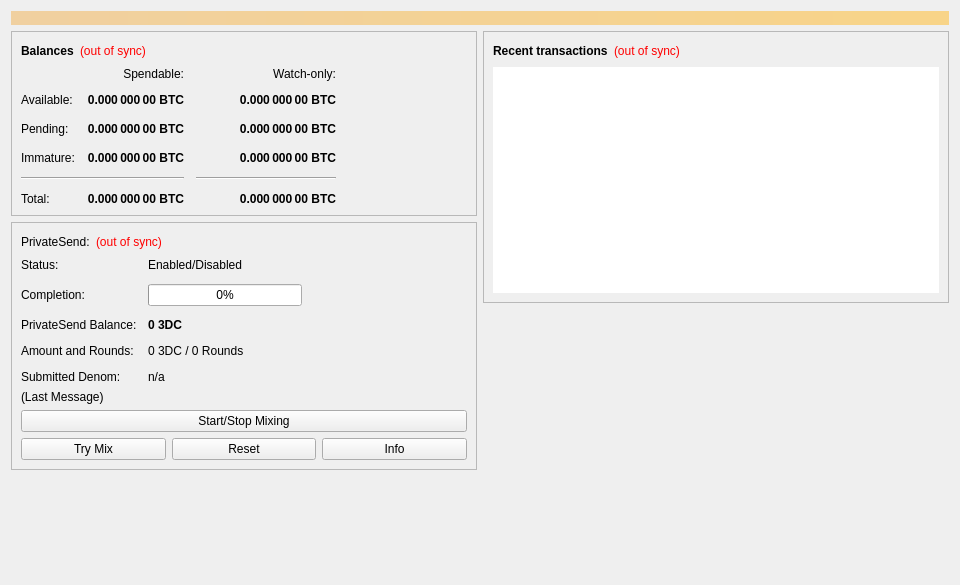
<?xml version="1.0" encoding="UTF-8"?>
<ui version="4.0">
 <class>OverviewPage</class>
 <widget class="QWidget" name="OverviewPage">
  <property name="geometry">
   <rect>
    <x>0</x>
    <y>0</y>
    <width>960</width>
    <height>585</height>
   </rect>
  </property>
  <property name="minimumSize">
   <size>
    <width>960</width>
    <height>0</height>
   </size>
  </property>
  <property name="windowTitle">
   <string>Form</string>
  </property>
  <layout class="QVBoxLayout" name="topLayout">
   <item>
    <widget class="QLabel" name="labelAlerts">
     <property name="visible">
      <bool>false</bool>
     </property>
     <property name="styleSheet">
      <string notr="true">background-color: qlineargradient(x1: 0, y1: 0, x2: 1, y2: 0, stop:0 #F0D0A0, stop:1 #F8D488); color:#000000;</string>
     </property>
     <property name="wordWrap">
      <bool>true</bool>
     </property>
     <property name="margin">
      <number>3</number>
     </property>
    </widget>
   </item>
   <item>
    <layout class="QHBoxLayout" name="horizontalLayout" stretch="1,1">
     <item>
      <layout class="QVBoxLayout" name="verticalLayout_2">
       <item>
        <widget class="QFrame" name="frame">
         <property name="frameShape">
          <enum>QFrame::StyledPanel</enum>
         </property>
         <property name="frameShadow">
          <enum>QFrame::Raised</enum>
         </property>
         <layout class="QVBoxLayout" name="verticalLayout_4">
          <item>
           <layout class="QHBoxLayout" name="horizontalLayout_4">
            <item>
             <widget class="QLabel" name="label_5">
              <property name="font">
               <font>
                <weight>75</weight>
                <bold>true</bold>
               </font>
              </property>
              <property name="text">
               <string>Balances</string>
              </property>
             </widget>
            </item>
            <item>
             <widget class="QLabel" name="labelWalletStatus">
              <property name="toolTip">
               <string>The displayed information may be out of date. Your wallet automatically synchronizes with the 3DCoin network after a connection is established, but this process has not completed yet.</string>
              </property>
              <property name="styleSheet">
               <string notr="true">QLabel { color: red; }</string>
              </property>
              <property name="text">
               <string notr="true">(out of sync)</string>
              </property>
              <property name="alignment">
               <set>Qt::AlignLeading|Qt::AlignLeft|Qt::AlignVCenter</set>
              </property>
             </widget>
            </item>
            <item>
             <spacer name="horizontalSpacer_3">
              <property name="orientation">
               <enum>Qt::Horizontal</enum>
              </property>
              <property name="sizeHint" stdset="0">
               <size>
                <width>40</width>
                <height>20</height>
               </size>
              </property>
             </spacer>
            </item>
           </layout>
          </item>
          <item>
           <layout class="QGridLayout" name="gridLayout">
            <property name="spacing">
             <number>12</number>
            </property>
            <item row="2" column="2">
             <widget class="QLabel" name="labelWatchPending">
              <property name="font">
               <font>
                <weight>75</weight>
                <bold>true</bold>
               </font>
              </property>
              <property name="cursor">
               <cursorShape>IBeamCursor</cursorShape>
              </property>
              <property name="toolTip">
               <string>Unconfirmed transactions to watch-only addresses</string>
              </property>
              <property name="text">
               <string notr="true">0.000 000 00 BTC</string>
              </property>
              <property name="alignment">
               <set>Qt::AlignRight|Qt::AlignTrailing|Qt::AlignVCenter</set>
              </property>
              <property name="textInteractionFlags">
               <set>Qt::LinksAccessibleByMouse|Qt::TextSelectableByKeyboard|Qt::TextSelectableByMouse</set>
              </property>
             </widget>
            </item>
            <item row="2" column="1">
             <widget class="QLabel" name="labelUnconfirmed">
              <property name="font">
               <font>
                <weight>75</weight>
                <bold>true</bold>
               </font>
              </property>
              <property name="cursor">
               <cursorShape>IBeamCursor</cursorShape>
              </property>
              <property name="toolTip">
               <string>Total of transactions that have yet to be confirmed, and do not yet count toward the spendable balance</string>
              </property>
              <property name="text">
               <string notr="true">0.000 000 00 BTC</string>
              </property>
              <property name="alignment">
               <set>Qt::AlignRight|Qt::AlignTrailing|Qt::AlignVCenter</set>
              </property>
              <property name="textInteractionFlags">
               <set>Qt::LinksAccessibleByMouse|Qt::TextSelectableByKeyboard|Qt::TextSelectableByMouse</set>
              </property>
             </widget>
            </item>
            <item row="3" column="2">
             <widget class="QLabel" name="labelWatchImmature">
              <property name="font">
               <font>
                <weight>75</weight>
                <bold>true</bold>
               </font>
              </property>
              <property name="cursor">
               <cursorShape>IBeamCursor</cursorShape>
              </property>
              <property name="toolTip">
               <string>Mined balance in watch-only addresses that has not yet matured</string>
              </property>
              <property name="text">
               <string notr="true">0.000 000 00 BTC</string>
              </property>
              <property name="alignment">
               <set>Qt::AlignRight|Qt::AlignTrailing|Qt::AlignVCenter</set>
              </property>
              <property name="textInteractionFlags">
               <set>Qt::LinksAccessibleByMouse|Qt::TextSelectableByKeyboard|Qt::TextSelectableByMouse</set>
              </property>
             </widget>
            </item>
            <item row="4" column="0" colspan="2">
             <widget class="Line" name="lineSpendableBalance">
              <property name="orientation">
               <enum>Qt::Horizontal</enum>
              </property>
             </widget>
            </item>
            <item row="4" column="2">
             <widget class="Line" name="lineWatchBalance">
              <property name="sizePolicy">
               <sizepolicy hsizetype="Preferred" vsizetype="Fixed">
                <horstretch>0</horstretch>
                <verstretch>0</verstretch>
               </sizepolicy>
              </property>
              <property name="minimumSize">
               <size>
                <width>140</width>
                <height>0</height>
               </size>
              </property>
              <property name="orientation">
               <enum>Qt::Horizontal</enum>
              </property>
             </widget>
            </item>
            <item row="5" column="0">
             <widget class="QLabel" name="labelTotalText">
              <property name="text">
               <string>Total:</string>
              </property>
             </widget>
            </item>
            <item row="3" column="1">
             <widget class="QLabel" name="labelImmature">
              <property name="font">
               <font>
                <weight>75</weight>
                <bold>true</bold>
               </font>
              </property>
              <property name="cursor">
               <cursorShape>IBeamCursor</cursorShape>
              </property>
              <property name="toolTip">
               <string>Mined balance that has not yet matured</string>
              </property>
              <property name="text">
               <string notr="true">0.000 000 00 BTC</string>
              </property>
              <property name="alignment">
               <set>Qt::AlignRight|Qt::AlignTrailing|Qt::AlignVCenter</set>
              </property>
              <property name="textInteractionFlags">
               <set>Qt::LinksAccessibleByMouse|Qt::TextSelectableByKeyboard|Qt::TextSelectableByMouse</set>
              </property>
             </widget>
            </item>
            <item row="2" column="3">
             <spacer name="horizontalSpacer_2">
              <property name="orientation">
               <enum>Qt::Horizontal</enum>
              </property>
              <property name="sizeHint" stdset="0">
               <size>
                <width>40</width>
                <height>20</height>
               </size>
              </property>
             </spacer>
            </item>
            <item row="3" column="0">
             <widget class="QLabel" name="labelImmatureText">
              <property name="text">
               <string>Immature:</string>
              </property>
             </widget>
            </item>
            <item row="5" column="1">
             <widget class="QLabel" name="labelTotal">
              <property name="font">
               <font>
                <weight>75</weight>
                <bold>true</bold>
               </font>
              </property>
              <property name="cursor">
               <cursorShape>IBeamCursor</cursorShape>
              </property>
              <property name="toolTip">
               <string>Your current total balance</string>
              </property>
              <property name="text">
               <string notr="true">0.000 000 00 BTC</string>
              </property>
              <property name="alignment">
               <set>Qt::AlignRight|Qt::AlignTrailing|Qt::AlignVCenter</set>
              </property>
              <property name="textInteractionFlags">
               <set>Qt::LinksAccessibleByMouse|Qt::TextSelectableByKeyboard|Qt::TextSelectableByMouse</set>
              </property>
             </widget>
            </item>
            <item row="5" column="2">
             <widget class="QLabel" name="labelWatchTotal">
              <property name="font">
               <font>
                <weight>75</weight>
                <bold>true</bold>
               </font>
              </property>
              <property name="cursor">
               <cursorShape>IBeamCursor</cursorShape>
              </property>
              <property name="toolTip">
               <string>Current total balance in watch-only addresses</string>
              </property>
              <property name="text">
               <string notr="true">0.000 000 00 BTC</string>
              </property>
              <property name="alignment">
               <set>Qt::AlignRight|Qt::AlignTrailing|Qt::AlignVCenter</set>
              </property>
              <property name="textInteractionFlags">
               <set>Qt::LinksAccessibleByMouse|Qt::TextSelectableByKeyboard|Qt::TextSelectableByMouse</set>
              </property>
             </widget>
            </item>
            <item row="0" column="2">
             <widget class="QLabel" name="labelWatchonly">
              <property name="text">
               <string>Watch-only:</string>
              </property>
              <property name="alignment">
               <set>Qt::AlignRight|Qt::AlignTrailing|Qt::AlignVCenter</set>
              </property>
             </widget>
            </item>
            <item row="1" column="0">
             <widget class="QLabel" name="labelBalanceText">
              <property name="text">
               <string>Available:</string>
              </property>
             </widget>
            </item>
            <item row="1" column="1">
             <widget class="QLabel" name="labelBalance">
              <property name="font">
               <font>
                <weight>75</weight>
                <bold>true</bold>
               </font>
              </property>
              <property name="cursor">
               <cursorShape>IBeamCursor</cursorShape>
              </property>
              <property name="toolTip">
               <string>Your current spendable balance</string>
              </property>
              <property name="text">
               <string notr="true">0.000 000 00 BTC</string>
              </property>
              <property name="alignment">
               <set>Qt::AlignRight|Qt::AlignTrailing|Qt::AlignVCenter</set>
              </property>
              <property name="textInteractionFlags">
               <set>Qt::LinksAccessibleByMouse|Qt::TextSelectableByKeyboard|Qt::TextSelectableByMouse</set>
              </property>
             </widget>
            </item>
            <item row="1" column="2">
             <widget class="QLabel" name="labelWatchAvailable">
              <property name="font">
               <font>
                <weight>75</weight>
                <bold>true</bold>
               </font>
              </property>
              <property name="cursor">
               <cursorShape>IBeamCursor</cursorShape>
              </property>
              <property name="toolTip">
               <string>Your current balance in watch-only addresses</string>
              </property>
              <property name="text">
               <string notr="true">0.000 000 00 BTC</string>
              </property>
              <property name="alignment">
               <set>Qt::AlignRight|Qt::AlignTrailing|Qt::AlignVCenter</set>
              </property>
              <property name="textInteractionFlags">
               <set>Qt::LinksAccessibleByMouse|Qt::TextSelectableByKeyboard|Qt::TextSelectableByMouse</set>
              </property>
             </widget>
            </item>
            <item row="2" column="0">
             <widget class="QLabel" name="labelPendingText">
              <property name="text">
               <string>Pending:</string>
              </property>
             </widget>
            </item>
            <item row="0" column="1">
             <widget class="QLabel" name="labelSpendable">
              <property name="text">
               <string>Spendable:</string>
              </property>
              <property name="alignment">
               <set>Qt::AlignRight|Qt::AlignTrailing|Qt::AlignVCenter</set>
              </property>
             </widget>
            </item>
           </layout>
          </item>
         </layout>
        </widget>
       </item>
       <item>
        <widget class="QFrame" name="framePrivateSend">
         <property name="layoutDirection">
          <enum>Qt::LeftToRight</enum>
         </property>
         <property name="frameShape">
          <enum>QFrame::StyledPanel</enum>
         </property>
         <property name="frameShadow">
          <enum>QFrame::Raised</enum>
         </property>
         <layout class="QVBoxLayout" name="VerticalLayout_PS1">
          <item>
           <layout class="QHBoxLayout" name="horizontalLayout_5">
            <item>
             <widget class="QLabel" name="labelPrivateSendHeader">
              <property name="font">
               <font>                
               </font>
              </property>
              <property name="text">
               <string>PrivateSend:</string>
              </property>
             </widget>
            </item>
            <item>
             <widget class="QLabel" name="labelPrivateSendSyncStatus">
              <property name="toolTip">
               <string>The displayed information may be out of date. Your wallet automatically synchronizes with the 3DCoin network after a connection is established, but this process has not completed yet.</string>
              </property>
              <property name="styleSheet">
               <string notr="true">QLabel { color: red; }</string>
              </property>
              <property name="text">
               <string notr="true">(out of sync)</string>
              </property>
              <property name="alignment">
               <set>Qt::AlignLeading|Qt::AlignLeft|Qt::AlignVCenter</set>
              </property>
             </widget>
            </item>
            <item>
             <spacer name="horizontalSpacer_4">
              <property name="orientation">
               <enum>Qt::Horizontal</enum>
              </property>
              <property name="sizeHint" stdset="0">
               <size>
                <width>40</width>
                <height>20</height>
               </size>
              </property>
             </spacer>
            </item>
           </layout>
          </item>
          <item>
           <layout class="QFormLayout" name="privateSendFormLayout">
            <property name="fieldGrowthPolicy">
             <enum>QFormLayout::AllNonFixedFieldsGrow</enum>
            </property>
            <property name="horizontalSpacing">
             <number>11</number>
            </property>
            <property name="verticalSpacing">
             <number>12</number>
            </property>
            <item row="0" column="0">
             <widget class="QLabel" name="labelPrivateSendEnabledText">
              <property name="text">
               <string>Status:</string>
              </property>
             </widget>
            </item>
            <item row="0" column="1">
             <widget class="QLabel" name="labelPrivateSendEnabled">
              <property name="text">
               <string>Enabled/Disabled</string>
              </property>
             </widget>
            </item>
            <item row="1" column="0">
             <widget class="QLabel" name="labelCompletitionText">
              <property name="text">
               <string>Completion:</string>
              </property>
             </widget>
            </item>
            <item row="1" column="1">
             <widget class="QProgressBar" name="privateSendProgress">
              <property name="maximumSize">
               <size>
                <width>154</width>
                <height>16777215</height>
               </size>
              </property>
              <property name="value">
               <number>0</number>
              </property>
             </widget>
            </item>
            <item row="2" column="0">
             <widget class="QLabel" name="labelAnonymizedText">
              <property name="text">
               <string>PrivateSend Balance:</string>
              </property>
             </widget>
            </item>
            <item row="2" column="1">
             <widget class="QLabel" name="labelAnonymized">
              <property name="font">
               <font>
                <weight>75</weight>
                <bold>true</bold>
               </font>
              </property>
              <property name="text">
               <string notr="true">0 3DC</string>
              </property>
             </widget>
            </item>
            <item row="3" column="0">
             <widget class="QLabel" name="labelAmountAndRoundsText">
              <property name="text">
               <string>Amount and Rounds:</string>
              </property>
             </widget>
            </item>
            <item row="3" column="1">
             <widget class="QLabel" name="labelAmountRounds">
              <property name="text">
               <string>0 3DC / 0 Rounds</string>
              </property>
             </widget>
            </item>
            <item row="4" column="0">
             <widget class="QLabel" name="labelSubmittedDenomText">
              <property name="text">
               <string>Submitted Denom:</string>
              </property>
             </widget>
            </item>
            <item row="4" column="1">
             <widget class="QLabel" name="labelSubmittedDenom">
              <property name="toolTip">
               <string>The denominations you submitted to the Masternode.&lt;br&gt;To mix, other users must submit the exact same denominations.</string>
              </property>
              <property name="text">
               <string>n/a</string>
              </property>
             </widget>
            </item>
           </layout>
          </item>
          <item>
           <layout class="QVBoxLayout" name="VerticalLayout_PS">
            <item>
             <widget class="QLabel" name="labelPrivateSendLastMessage">
              <property name="text">
               <string>(Last Message)</string>
              </property>
              <property name="alignment">
               <set>Qt::AlignLeading|Qt::AlignLeft|Qt::AlignTop</set>
              </property>
              <property name="wordWrap">
               <bool>true</bool>
              </property>
             </widget>
            </item>
            <item>
             <widget class="QPushButton" name="togglePrivateSend">
              <property name="sizePolicy">
               <sizepolicy hsizetype="MinimumExpanding" vsizetype="Fixed">
                <horstretch>0</horstretch>
                <verstretch>0</verstretch>
               </sizepolicy>
              </property>
              <property name="text">
               <string>Start/Stop Mixing</string>
              </property>
             </widget>
            </item>
            <item>
             <layout class="QHBoxLayout" name="horizontalLayout_debugbuttons">
              <item>
               <widget class="QPushButton" name="privateSendAuto">
                <property name="sizePolicy">
                 <sizepolicy hsizetype="MinimumExpanding" vsizetype="Fixed">
                  <horstretch>0</horstretch>
                  <verstretch>0</verstretch>
                 </sizepolicy>
                </property>
                <property name="toolTip">
                 <string>Try to manually submit a PrivateSend request.</string>
                </property>
                <property name="text">
                 <string>Try Mix</string>
                </property>
               </widget>
              </item>
              <item>
               <widget class="QPushButton" name="privateSendReset">
                <property name="sizePolicy">
                 <sizepolicy hsizetype="MinimumExpanding" vsizetype="Fixed">
                  <horstretch>0</horstretch>
                  <verstretch>0</verstretch>
                 </sizepolicy>
                </property>
                <property name="toolTip">
                 <string>Reset the current status of PrivateSend (can interrupt PrivateSend if it's in the process of Mixing, which can cost you money!)</string>
                </property>
                <property name="autoFillBackground">
                 <bool>false</bool>
                </property>
                <property name="text">
                 <string>Reset</string>
                </property>
               </widget>
              </item>
              <item>
               <widget class="QPushButton" name="privateSendInfo">
                <property name="sizePolicy">
                 <sizepolicy hsizetype="MinimumExpanding" vsizetype="Fixed">
                  <horstretch>0</horstretch>
                  <verstretch>0</verstretch>
                 </sizepolicy>
                </property>
                <property name="toolTip">
                 <string>Information about PrivateSend and Mixing</string>
                </property>
                <property name="text">
                 <string>Info</string>
                </property>
               </widget>
              </item>
             </layout>
            </item>
           </layout>
          </item>
         </layout>
        </widget>
       </item>
       <item>
        <spacer name="verticalSpacer">
         <property name="orientation">
          <enum>Qt::Vertical</enum>
         </property>
         <property name="sizeHint" stdset="0">
          <size>
           <width>20</width>
           <height>40</height>
          </size>
         </property>
        </spacer>
       </item>
      </layout>
     </item>
     <item>
      <layout class="QVBoxLayout" name="verticalLayout_3">
       <item>
        <widget class="QFrame" name="frame_2">
         <property name="frameShape">
          <enum>QFrame::StyledPanel</enum>
         </property>
         <property name="frameShadow">
          <enum>QFrame::Raised</enum>
         </property>
         <layout class="QVBoxLayout" name="verticalLayout">
          <item>
           <layout class="QHBoxLayout" name="horizontalLayout_2">
            <item>
             <widget class="QLabel" name="label_4">
              <property name="font">
               <font>
                <weight>75</weight>
                <bold>true</bold>
               </font>
              </property>
              <property name="text">
               <string>Recent transactions</string>
              </property>
             </widget>
            </item>
            <item>
             <widget class="QLabel" name="labelTransactionsStatus">
              <property name="toolTip">
               <string>The displayed information may be out of date. Your wallet automatically synchronizes with the 3DCoin network after a connection is established, but this process has not completed yet.</string>
              </property>
              <property name="styleSheet">
               <string notr="true">QLabel { color: red; }</string>
              </property>
              <property name="text">
               <string notr="true">(out of sync)</string>
              </property>
              <property name="alignment">
               <set>Qt::AlignLeading|Qt::AlignLeft|Qt::AlignVCenter</set>
              </property>
             </widget>
            </item>
            <item>
             <spacer name="horizontalSpacer">
              <property name="orientation">
               <enum>Qt::Horizontal</enum>
              </property>
              <property name="sizeHint" stdset="0">
               <size>
                <width>40</width>
                <height>20</height>
               </size>
              </property>
             </spacer>
            </item>
           </layout>
          </item>
          <item>
           <widget class="QListView" name="listTransactions">
            <property name="styleSheet">
             <string notr="true">QListView</string>
            </property>
            <property name="frameShape">
             <enum>QFrame::NoFrame</enum>
            </property>
            <property name="verticalScrollBarPolicy">
             <enum>Qt::ScrollBarAlwaysOff</enum>
            </property>
            <property name="horizontalScrollBarPolicy">
             <enum>Qt::ScrollBarAlwaysOff</enum>
            </property>
            <property name="selectionMode">
             <enum>QAbstractItemView::NoSelection</enum>
            </property>
           </widget>
          </item>
         </layout>
        </widget>
       </item>
       <item>
        <spacer name="verticalSpacer_2">
         <property name="orientation">
          <enum>Qt::Vertical</enum>
         </property>
         <property name="sizeHint" stdset="0">
          <size>
           <width>20</width>
           <height>40</height>
          </size>
         </property>
        </spacer>
       </item>
      </layout>
     </item>
    </layout>
   </item>
  </layout>
 </widget>
 <resources/>
 <connections/>
</ui>
